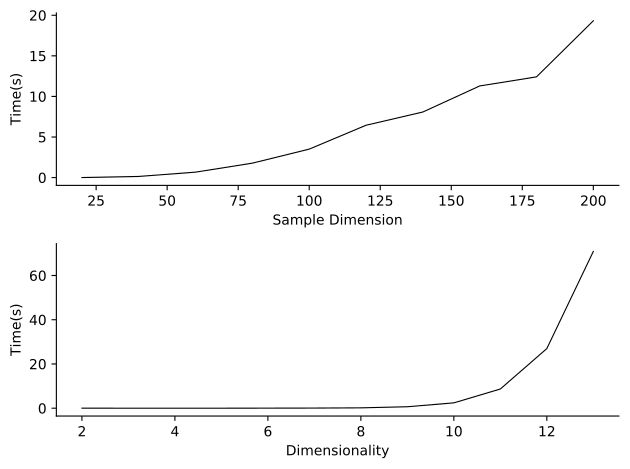

Reproduce this figure in Python.
import numpy as np
import matplotlib.pyplot as plt
from scipy.spatial import ConvexHull
import random
import time

rng = np.random.RandomState(0)
possible_dimensions=range(2,14,1)
possible_dimensions_sample=range(20,201,20)

dimension=9
x_sample=[]
y_sample=[]
for dimension_sample in possible_dimensions_sample:
    pts = rng.random_sample((dimension_sample, dimension))
    starting=time.time()
    hull=ConvexHull(pts)
    time_elapsed=time.time()-starting
    x_sample.append(dimension_sample)
    y_sample.append(time_elapsed)
    print(time_elapsed)

dimension_sample=60
x_dim=[]
y_dim=[]
for dimension in possible_dimensions:
    pts = rng.random_sample((dimension_sample, dimension))
    starting=time.time()
    hull=ConvexHull(pts)
    time_elapsed=time.time()-starting
    x_dim.append(dimension)
    y_dim.append(time_elapsed)
    print(time_elapsed)

output_file=__file__[:-3]+".pdf"
filename=__file__.split("/")[-1][:-3]
title=" ".join(filename.split("_"))

ax=plt.subplot(2, 1, 1)
#plt.title(title)
plt.xlabel("Sample Dimension")
plt.ylabel("Time(s)")
plt.plot(x_sample,y_sample, color=[0,0,0], linewidth=0.8)

ax.spines['top'].set_visible(False)
ax.spines['right'].set_visible(False)
ax.get_xaxis().tick_bottom()
ax.get_yaxis().tick_left()

ax=plt.subplot(2, 1, 2)
plt.xlabel("Dimensionality")
plt.ylabel("Time(s)")
plt.plot(x_dim,y_dim, color=[0,0,0], linewidth=0.8)
plt.tight_layout()


ax.spines['top'].set_visible(False)
ax.spines['right'].set_visible(False)
ax.get_xaxis().tick_bottom()
ax.get_yaxis().tick_left()

plt.savefig(output_file, bbox_inches="tight")
#plt.savefig("/Users/marco/Desktop/{}.pdf".format(filename), bbox_inches="tight")
#plt.show()   
